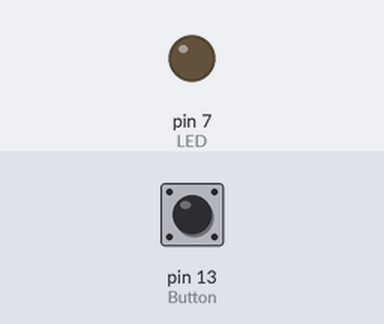
Recording of a sketch running on a simulated Arduino Uno, built with avr-gcc and run on an emulated ATmega328P. Shown: output pins drawn as LEDs (lit = HIGH). The inputs (shaded band) are chosen by the test bench; at power-on: pin 13 (Button) LOW.

Above: at 1.2 s.
1.3 s: pin 13 (Button) pulled HIGH for 0.15 s
At 2.4 s:
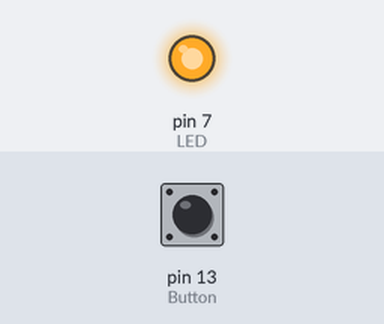
Timing chart, 0 to 4.3 s (numbered marks = the images above; inputs shaded):
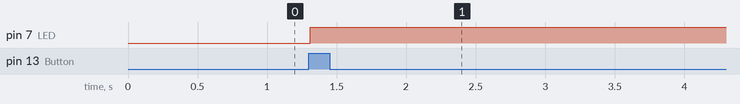

The sketch:

Lamp_NO.ino
```cpp
#define LED 7
#define Button 13

int state = 0;
int record = 0;
int oldstate = 0;

void setup()
{
  pinMode(LED,OUTPUT);
  pinMode(Button,INPUT);
}

void loop()
{
  state = digitalRead(Button);
  if ((state == HIGH) and (oldstate == LOW))
  {
    record = 1 - record;
    delay(10);
  }
  oldstate = record;
  if (record == 1)
  {
    digitalWrite(LED,HIGH);
  }
  else
  {
    digitalWrite(LED,LOW);
  }
}
```

Measured:
- after the input at 1.3 s, pin 7 (LED): LOW → HIGH at once
